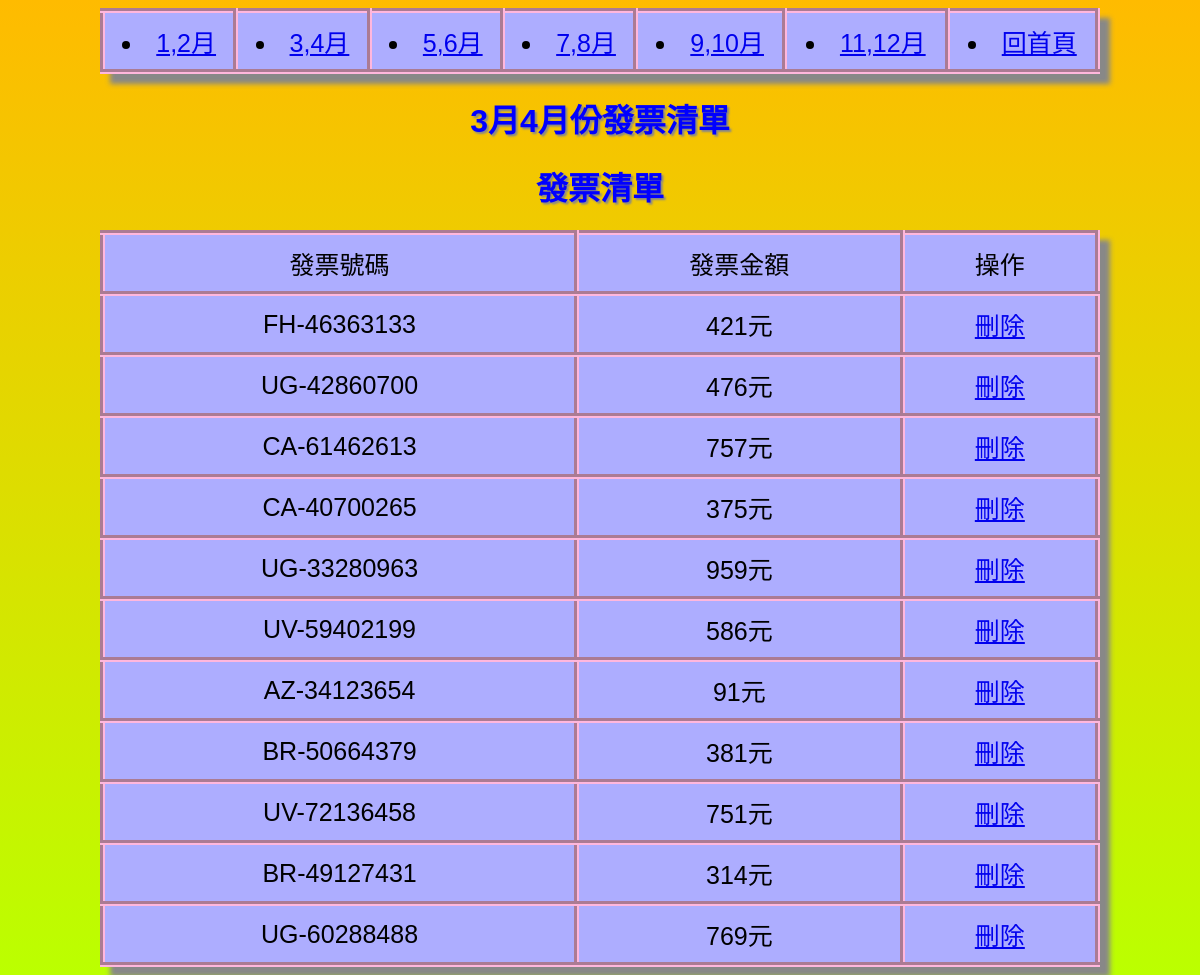
Page /list.php?year=2019&&period=2 on the committed database.
### tables this page shows
CREATE TABLE `receipt` (
  `id` int(10) UNSIGNED NOT NULL,
  `code` varchar(10) NOT NULL COMMENT '程式碼',
  `number` varchar(10) NOT NULL COMMENT '號碼',
  `period` varchar(10) NOT NULL COMMENT '期號',
  `expend` varchar(10) NOT NULL COMMENT '花費',
  `year` year(4) NOT NULL COMMENT '年份'
);

### list.php (the view, shortened to what this page needs)
<?php
include_once "base.php";
?>
<!DOCTYPE html>
<html lang="en">
<head>
</head>
<body>
<table>
<tr>
    <td>
<li><a href="list.php?year=2019&&period=<?=($period=1);?>">1,2月</a></li>
    </td>
    <td>
<li><a href="list.php?year=2019&&period=<?=($period=2);?>">3,4月</a></li>
    </td>
    <td>
<li><a href="list.php?year=2019&&period=<?=($period=3);?>">5,6月</a></li>
    </td>
    <td>
<li><a href="list.php?year=2019&&period=<?=($period=4);?>">7,8月</a></li>
    </td>
    <td>
<li><a href="list.php?year=2019&&period=<?=($period=5);?>">9,10月</a></li>
    </td>
    <td>
<li><a href="list.php?year=2019&&period=<?=($period=6);?>">11,12月</a></li>
    </td>
<td>
<li>
<a href="index.php">回首頁</a>
</li>
</td>
</tr>
</table>
<?php
$coder=["UG","UV","AZ","CA","BR","FH"];
if((!empty($_GET['year'])) && (!empty($_GET['period']))){
  $period=$_GET['period'];
}
$sum=6;
?>
<?PHP
if($year=2019&&$period==2){
  for($i=0;$i<=$sum;$i++){
    $code=$coder[rand(0,5)];
    $number=rand(30000000,79999999);
    $expend=rand(50,1000);
    $sql="insert into receipt (`year`,`period`,`code`,`number`,`expend`) values('2019','$period','$code','$number','$expend')";
    $pdo->exec($sql);
}
  ?>
  <h1>3月4月份發票清單</h1>
  <?php
}
?>
<h1>發票清單</h1>
<table>
    <tr>
        <td>發票號碼</td>
        <td>發票金額</td>
        <td>操作</td>
    </tr>
    <?php
    $sql="select * from receipt where period='$period'";
    $rows=$pdo->query($sql)->fetchAll();
    foreach($rows as $receipt){
    ?>
    <tr>
        <td><?=$receipt['code'];?>-<?=$receipt['number'];?></td>
        <td><?=$receipt['expend'];?>元</td>
        <td><a href="del_ticket.php?id=<?=$receipt['id'];?>">刪除</td>
    </tr>
    <?php
    }
    ?>
</table>
</body>
</html>

### list.php (style rules this page uses)
body { background: linear-gradient(#FFBB00,#BBFF00); font-family: 'Noto Sans TC', sans-serif; }
table { margin:auto; box-shadow: 10px 10px 5px #888888; width:1000px; background-color:#ADADFF; text-align:center; font-size:25px; }
h1 { text-align: center; color:blue; text-shadow: 2px 2px 2px #888888; }
tr { height:50px; padding:10px; }
table,td { padding:10px; border:5px #FFB7DD groove; border-collapse: collapse; }

### rows in the picture
receipt: code "FH", number "46363133", expend "421"
receipt: code "UG", number "42860700", expend "476"
receipt: code "CA", number "61462613", expend "757"
receipt: code "CA", number "40700265", expend "375"
receipt: code "UG", number "33280963", expend "959"
receipt: code "UV", number "59402199", expend "586"
receipt: code "AZ", number "34123654", expend "91"
receipt: code "BR", number "50664379", expend "381"
receipt: code "UV", number "72136458", expend "751"
receipt: code "BR", number "49127431", expend "314"
receipt: code "UG", number "60288488", expend "769"
